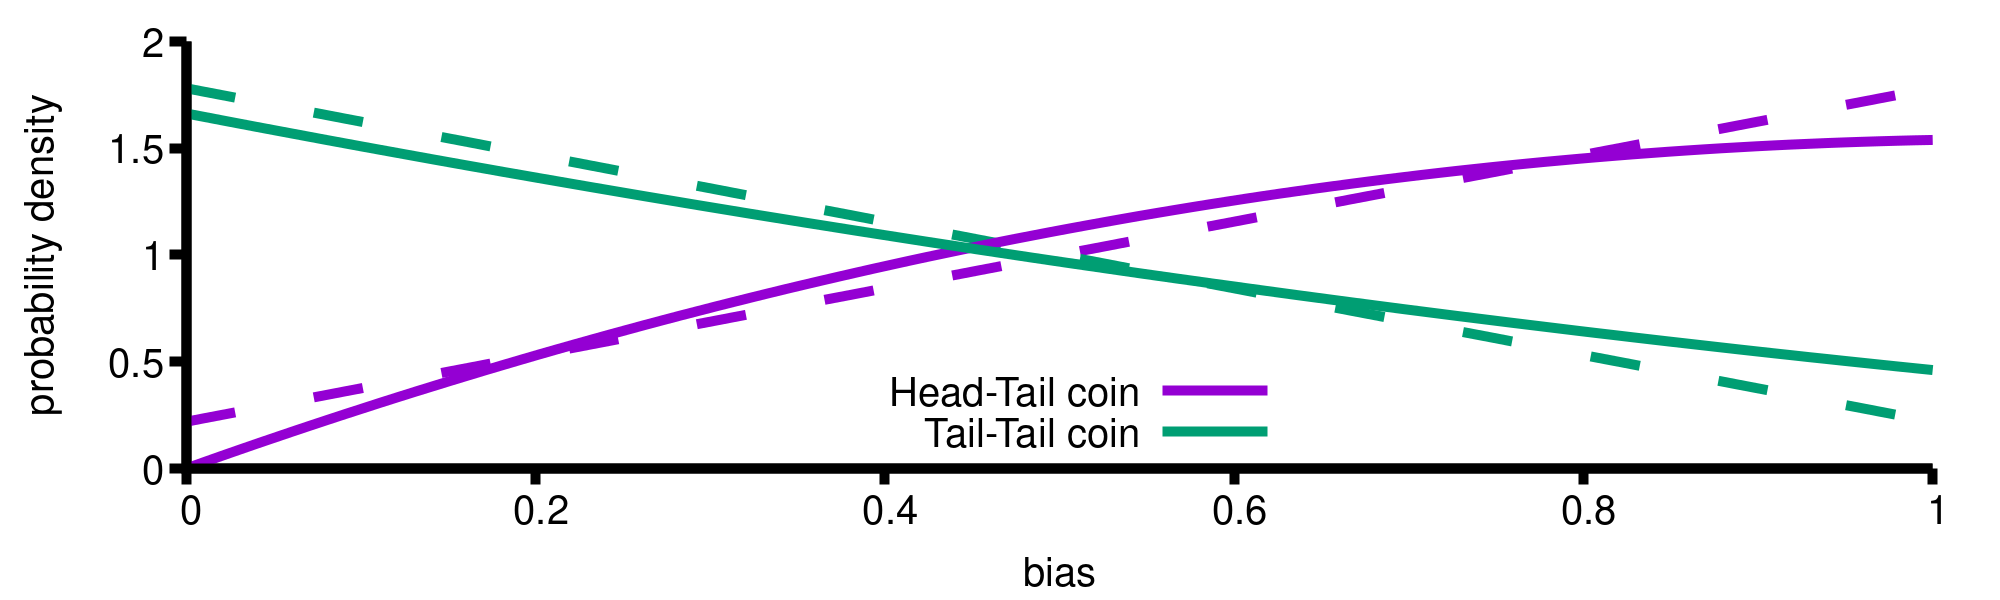

Generate this figure with gnuplot:
set terminal pngcairo size 2000, 600 font "Helvetica,30" linewidth 10 dashed
set output "vai.png"

p = 1.561892578827941
q1(z) =  p * z - (p-2)/2;
q2(z) = -p * z + (p+2)/2;

Q1(z) = 2.922315236129668*z-1.383472854194501*z*z
Q2(z) =  0.3727369040519853*z*z-1.574667302616667*z+1.663088016624338

unset grid
set key bottom center
set border 3
set xlabel "coin bias (the latent variable)"
set ylabel "probability density"
set xtics axis nomirror
set ytics 0.5 axis nomirror
plot  [0:1][0:] q1(x) dashtype 2 lc 1 t "", \
                q2(x) dashtype 2 lc 2 t "", \
		Q1(x) lc 1 t "Head-Tail coin", \
		Q2(x) lc 2 t "Tail-Tail coin"
